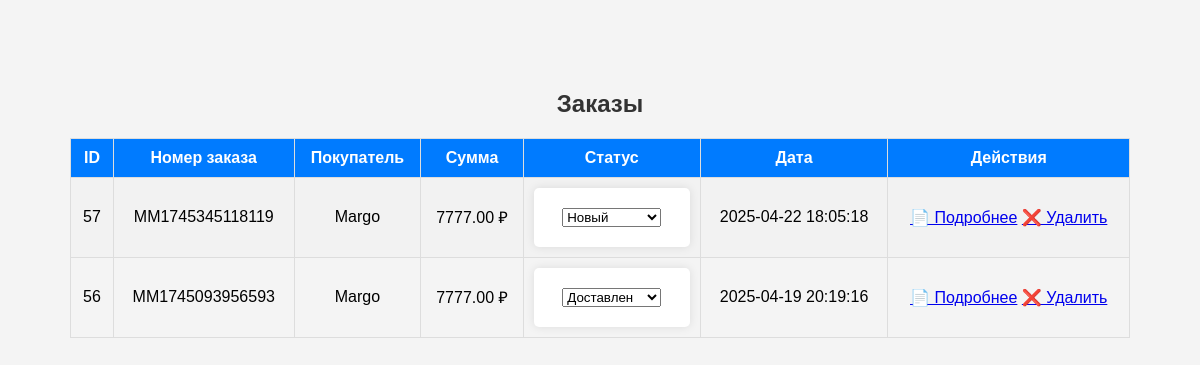
Screenshot of /admin/orders.php (signed in) with the database file from the repository.
### tables this page shows
CREATE TABLE `orders` (
  `id` int(11) NOT NULL AUTO_INCREMENT,
  `order_number` varchar(50) NOT NULL,
  `phone` varchar(20) NOT NULL,
  `email` varchar(100) NOT NULL,
  `address` text NOT NULL,
  `total_price` decimal(10,2) NOT NULL,
  `created_at` timestamp NOT NULL DEFAULT current_timestamp(),
  `user_id` int(11) DEFAULT NULL,
  `status` varchar(50) NOT NULL DEFAULT 'Новый',
  `delivery_name` varchar(255) NOT NULL,
  `delivery` varchar(100) NOT NULL,
  `payment` varchar(100) NOT NULL,
  `discount` decimal(10,2) NOT NULL DEFAULT 0.00,
  `total_discount` decimal(10,2) NOT NULL DEFAULT 0.00,
  PRIMARY KEY (`id`),
  UNIQUE KEY `order_number` (`order_number`),
  KEY `user_id` (`user_id`),
  CONSTRAINT `orders_ibfk_1` FOREIGN KEY (`user_id`) REFERENCES `users` (`id`)
);

### admin/orders.php (the view, shortened to what this page needs)
<?php
require_once '../database/db.php';
$is_superadmin = isset($_SESSION['role']) && $_SESSION['role'] === 'superadmin';
$stmt = $conn->query("
    SELECT orders.*, users.name AS user_name
    FROM orders
    LEFT JOIN users ON orders.user_id = users.id
    ORDER BY orders.created_at DESC
");
$orders = $stmt->fetchAll(PDO::FETCH_ASSOC);
?>
<!DOCTYPE html>
<html lang="ru">
<head>
    <link rel="stylesheet" href="styles.css">
</head>
<body>
    <h2>Заказы</h2>
    <table border="1">
        <tr>
            <th>ID</th>
            <th>Номер заказа</th>
            <th>Покупатель</th>
            <th>Сумма</th>
            <th>Статус</th>
            <th>Дата</th>
            <th>Действия</th>
        </tr>
        <?php foreach ($orders as $order): ?>
            <tr>
                <td><?= $order['id']; ?></td>
                <td><?= htmlspecialchars($order['order_number']); ?></td>
                <td>
                    <?= htmlspecialchars($order['delivery_name'] ?: ($order['user_name'] ?: 'Гость')); ?>
                </td>
                <td><?= number_format($order['total_price'], 2, '.', ''); ?> ₽</td>
                <td>
                    <form method="POST" action="update_order_status.php">
                        <select name="status" class="status-<?= strtolower(str_replace(' ', '-', $order['status'])); ?>" onchange="this.form.submit()">
                            <option value="Новый" <?= $order['status'] == 'Новый' ? 'selected' : ''; ?>>Новый</option>
                            <option value="Доставлен" <?= $order['status'] == 'Доставлен' ? 'selected' : ''; ?>>Доставлен</option>
                        </select>
                    </form>
                </td>
                <td><?= $order['created_at']; ?></td>
                <td>
                    <a href="order_details.php?id=<?= $order['id']; ?>">📄 Подробнее</a>
                    <?php if ($is_superadmin): ?>
                        <a href="delete_order.php?id=<?= $order['id']; ?>" onclick="return confirm('Вы уверены, что хотите удалить этот заказ?');" class="text-danger">❌ Удалить</a>
                    <?php endif; ?>
                </td>
            </tr>
        <?php endforeach; ?>
    </table>
</body>
</html>

### admin/styles.css (style rules this page uses)
body { font-family: Arial, sans-serif; margin: 20px; }
h2 { color: #333; }
body { font-family: Arial, sans-serif; background-color: #f4f4f4; text-align: center; padding: 50px; }
form { background: white; padding: 20px; max-width: 300px; margin: auto; border-radius: 5px; box-shadow: 0px 0px 10px rgba(0, 0, 0, 0.1); }
table { width: 100%; border-collapse: collapse; margin-top: 20px; }
th, td { border: 1px solid #ddd; padding: 10px; text-align: center; }
th { background-color: #007bff; color: white; }
tr:nth-child(even) { background-color: #f2f2f2; }

### rows the page displays
orders: id "57", order_number "MM1745345118119", delivery_name "Margo", total_price "7777.00", status "Новый", created_at "2025-04-22 18:05:18"
orders: id "56", order_number "MM1745093956593", delivery_name "Margo", total_price "7777.00", status "Доставлен", created_at "2025-04-19 20:19:16"
